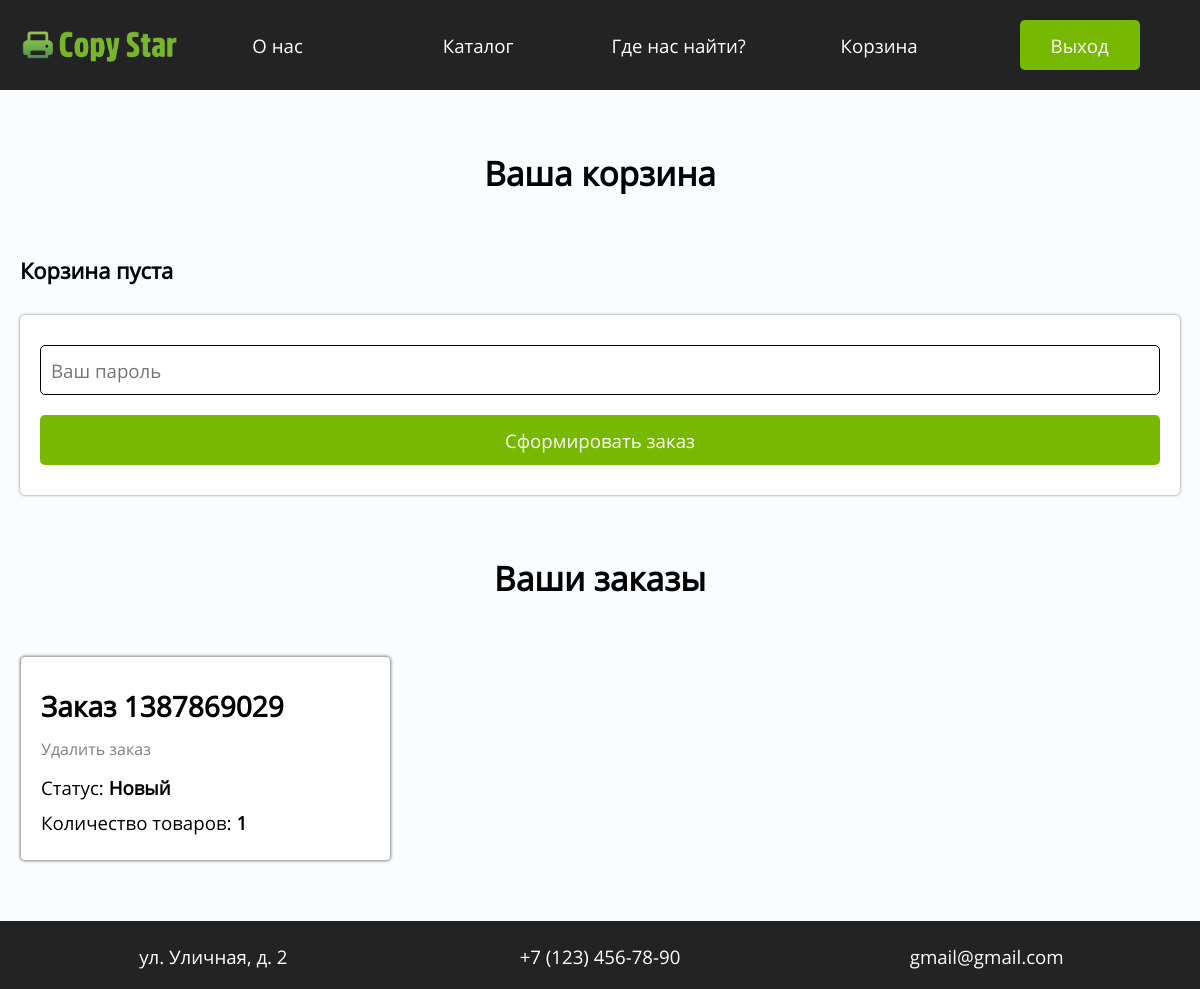
Screenshot of /cart.php (signed in) with the database file from the repository.
### tables this page shows
CREATE TABLE `orders` (
  `order_id` int NOT NULL,
  `product_id` int NOT NULL,
  `user_id` int NOT NULL,
  `number` int DEFAULT NULL,
  `count` int DEFAULT NULL,
  `status` varchar(256) DEFAULT NULL,
  `reason` varchar(256) DEFAULT NULL,
  `created_at` timestamp NOT NULL DEFAULT CURRENT_TIMESTAMP,
  `updated_at` timestamp NOT NULL DEFAULT CURRENT_TIMESTAMP ON UPDATE CURRENT_TIMESTAMP
);

### cart.php (the view, shortened to what this page needs)
<?php
	include "connect.php";
	$products = "";
	if($products == "")
		$products = '<h3 class="text-center">Корзина пуста</h3>';
	$sql = sprintf("SELECT * FROM `orders` WHERE `user_id`='%s' AND `number` IS NOT NULL AND `product_id`=0 ORDER BY `created_at` DESC", $_SESSION["user_id"]);
	$result = $connect->query($sql);
	$orders = "";
	while($row = $result->fetch_assoc()) {
		$del = ($row["status"] == "Новый") ? '<p class="text-right"><a onclick="return confirm(\'Вы действительно хотите удалить этот заказ?\')" href="controllers/delete_order.php?id='.$row["order_id"].'" class="text-small">Удалить заказ</a></p>' : '';
		$orders .= sprintf('
			<div class="col">
				<div class="row">
					<h2>Заказ %s</h2>
					%s
				</div>
				<div class="row">
					<p>Статус: <b>%s</b></p>
					<p>Количество товаров: <b>%s</b></p>
				</div>
			</div>
		', $row["number"], $del, $row["status"], $row["count"]);
	}
	include "header.php";
?>
	<main>
		<div class="content">
			<div class="head">Ваша корзина</div>
			<div class="row">
				<?= $products ?>
			</div>
			<br>
			<div class="wrap">
				<form action="controllers/checkout.php" class="w100" method="POST">
					<input type="password" placeholder="Ваш пароль" name="password" required>
					<button>Сформировать заказ</button>
				</form>
			</div>
			<div class="head">Ваши заказы</div>
			<div class="row">
				<?= $orders ?>
			</div>
		</div>
	</main>
<?php include "footer.php" ?>

### style.css (style rules this page uses)
* { margin: 0; padding: 0; box-sizing: border-box; }
body { background-color: #f9fdff; font-family: OpenSans; font-size: 14pt; }
h1,h2,h3,h4,p { padding: 5px 0; }
a { color: black; cursor:pointer; text-decoration: none; }
.text-center { text-align: center !important; }
.text-right { text-align: right !important; }
.text-small { font-size: 12pt; color: gray; }
form { width: 60%; margin: 0 auto; }
form.w100 { width: 100%; }
input:invalid:not(:placeholder-shown) { border-color: red; }
input,select,textarea,button { width: 100%; height: 50px; outline: none; margin: 10px 0; transition: .2s; font-size: 14pt; padding-left: 10px; border-radius: 5px; font-family: OpenSans; border: solid 1px black; }
button { padding: 0; cursor: pointer; border: none; color: white; background-color: #76b900; }
div.content { max-width: 1200px; margin: 0 auto; padding: 0 20px; }
.head { padding: 10px 0; margin-bottom: 20px; }
div.head { padding: 20px 0; margin: 40px 0 30px; font-size: 25pt; font-weight: 700; text-align: center; }
div.wrap { padding: 20px; margin: 0 auto; border-radius: 5px; background-color: white; box-shadow: 0 0 3px rgba(0,0,0,0.5); }
div.row { padding-top: 5px; display: flex; flex-wrap: wrap; align-items: center; justify-content: space-between; }
div.col { width: 32%; padding: 20px; transition: .2s; text-align: center; border-radius: 5px; margin-bottom: 20px; background-color: white; border: solid 1px rgba(0,0,0,0.3); box-shadow: 0 0 3px rgba(0,0,0,0.5); }
main { min-height: calc(100vh - 238px); }

### rows the page displays
orders: number "1387869029", status "Новый", count "1"
